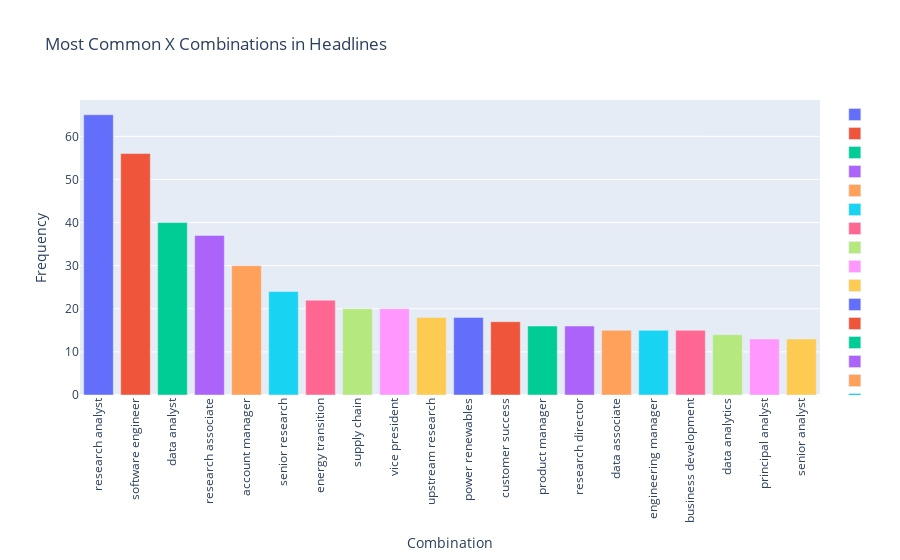

Here is the notebook cell this chart was saved with:
### Code cell
import plotly.graph_objs as go

top_combinations = generate_top_combinations(2, 20)

# Create a bar chart of the top two-word combinations
fig = go.Figure(
    [go.Bar(x=[val[0]], y=[val[1]], hovertext=[f"Frequency: {val[1]}"], name="") for val in top_combinations]
)
fig.update_layout(
    title="Most Common X Combinations in Headlines",
    xaxis_title="Combination",
    yaxis_title="Frequency",
    xaxis_tickangle=-90
)
fig.show()

### Figure 1 — Plotly figure (JSON) as saved in the notebook; plotly's stock layout.template omitted (floating-point values rounded to 4 significant figures)
{"data": [{"hovertext": ["Frequency: 65"], "name": "", "type": "bar", "x": ["research analyst"], "y": [65]}, {"hovertext": ["Frequency: 56"], "name": "", "type": "bar", "x": ["software engineer"], "y": [56]}, {"hovertext": ["Frequency: 40"], "name": "", "type": "bar", "x": ["data analyst"], "y": [40]}, {"hovertext": ["Frequency: 37"], "name": "", "type": "bar", "x": ["research associate"], "y": [37]}, {"hovertext": ["Frequency: 30"], "name": "", "type": "bar", "x": ["account manager"], "y": [30]}, {"hovertext": ["Frequency: 24"], "name": "", "type": "bar", "x": ["senior research"], "y": [24]}, {"hovertext": ["Frequency: 22"], "name": "", "type": "bar", "x": ["energy transition"], "y": [22]}, {"hovertext": ["Frequency: 20"], "name": "", "type": "bar", "x": ["supply chain"], "y": [20]}, {"hovertext": ["Frequency: 20"], "name": "", "type": "bar", "x": ["vice president"], "y": [20]}, {"hovertext": ["Frequency: 18"], "name": "", "type": "bar", "x": ["upstream research"], "y": [18]}, {"hovertext": ["Frequency: 18"], "name": "", "type": "bar", "x": ["power renewables"], "y": [18]}, {"hovertext": ["Frequency: 17"], "name": "", "type": "bar", "x": ["customer success"], "y": [17]}, {"hovertext": ["Frequency: 16"], "name": "", "type": "bar", "x": ["product manager"], "y": [16]}, {"hovertext": ["Frequency: 16"], "name": "", "type": "bar", "x": ["research director"], "y": [16]}, {"hovertext": ["Frequency: 15"], "name": "", "type": "bar", "x": ["data associate"], "y": [15]}, {"hovertext": ["Frequency: 15"], "name": "", "type": "bar", "x": ["engineering manager"], "y": [15]}, {"hovertext": ["Frequency: 15"], "name": "", "type": "bar", "x": ["business development"], "y": [15]}, {"hovertext": ["Frequency: 14"], "name": "", "type": "bar", "x": ["data analytics"], "y": [14]}, {"hovertext": ["Frequency: 13"], "name": "", "type": "bar", "x": ["principal analyst"], "y": [13]}, {"hovertext": ["Frequency: 13"], "name": "", "type": "bar", "x": ["senior analyst"], "y": [13]}], "layout": {"title": {"text": "Most Common X Combinations in Headlines"}, "xaxis": {"tickangle": -90, "title": {"text": "Combination"}}, "yaxis": {"title": {"text": "Frequency"}}}}
